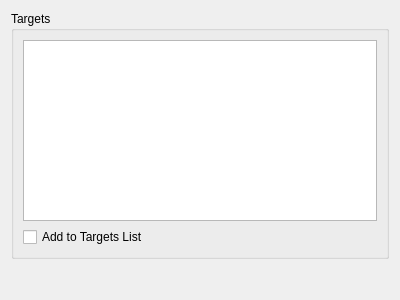
<?xml version="1.0" encoding="UTF-8"?>
<ui version="4.0">
 <author>Thomas Vogt</author>
 <class>Arinc615aDlaQt::FindQueryResultsPage</class>
 <widget class="QWizardPage" name="Arinc615aDlaQt::FindQueryResultsPage">
  <property name="geometry">
   <rect>
    <x>0</x>
    <y>0</y>
    <width>400</width>
    <height>300</height>
   </rect>
  </property>
  <property name="windowTitle">
   <string>Results</string>
  </property>
  <property name="title">
   <string>Results</string>
  </property>
  <property name="subTitle">
   <string>Results of ARINC 615A FIND Operation</string>
  </property>
  <layout class="QVBoxLayout" name="verticalLayout_2">
   <item>
    <widget class="QGroupBox" name="gbTargets">
     <property name="title">
      <string>Targets</string>
     </property>
     <layout class="QVBoxLayout" name="verticalLayout">
      <item>
       <widget class="QTableView" name="targets">
        <property name="selectionMode">
         <enum>QAbstractItemView::NoSelection</enum>
        </property>
        <property name="selectionBehavior">
         <enum>QAbstractItemView::SelectRows</enum>
        </property>
        <attribute name="horizontalHeaderStretchLastSection">
         <bool>true</bool>
        </attribute>
        <attribute name="verticalHeaderVisible">
         <bool>false</bool>
        </attribute>
       </widget>
      </item>
      <item>
       <widget class="QCheckBox" name="addToTargetsList">
        <property name="text">
         <string>Add to Targets List</string>
        </property>
       </widget>
      </item>
     </layout>
    </widget>
   </item>
   <item>
    <spacer name="verticalSpacer">
     <property name="orientation">
      <enum>Qt::Vertical</enum>
     </property>
     <property name="sizeHint" stdset="0">
      <size>
       <width>20</width>
       <height>40</height>
      </size>
     </property>
    </spacer>
   </item>
  </layout>
 </widget>
 <resources/>
 <connections/>
</ui>
